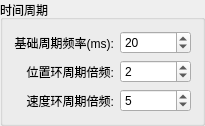
            <widget class="QGroupBox" name="groupBox_3">
             <property name="title">
              <string>时间周期</string>
             </property>
             <layout class="QHBoxLayout" name="horizontalLayout_52">
              <item>
               <layout class="QVBoxLayout" name="verticalLayout_37">
                <item>
                 <widget class="QLabel" name="label_18">
                  <property name="sizePolicy">
                   <sizepolicy hsizetype="Preferred" vsizetype="Preferred">
                    <horstretch>0</horstretch>
                    <verstretch>0</verstretch>
                   </sizepolicy>
                  </property>
                  <property name="text">
                   <string>基础周期频率(ms):</string>
                  </property>
                  <property name="alignment">
                   <set>Qt::AlignRight|Qt::AlignTrailing|Qt::AlignVCenter</set>
                  </property>
                 </widget>
                </item>
                <item>
                 <widget class="QLabel" name="label_73">
                  <property name="sizePolicy">
                   <sizepolicy hsizetype="Preferred" vsizetype="Preferred">
                    <horstretch>0</horstretch>
                    <verstretch>0</verstretch>
                   </sizepolicy>
                  </property>
                  <property name="text">
                   <string>位置环周期倍频:</string>
                  </property>
                  <property name="alignment">
                   <set>Qt::AlignRight|Qt::AlignTrailing|Qt::AlignVCenter</set>
                  </property>
                 </widget>
                </item>
                <item>
                 <widget class="QLabel" name="label_74">
                  <property name="sizePolicy">
                   <sizepolicy hsizetype="Preferred" vsizetype="Preferred">
                    <horstretch>0</horstretch>
                    <verstretch>0</verstretch>
                   </sizepolicy>
                  </property>
                  <property name="text">
                   <string>速度环周期倍频:</string>
                  </property>
                  <property name="alignment">
                   <set>Qt::AlignRight|Qt::AlignTrailing|Qt::AlignVCenter</set>
                  </property>
                 </widget>
                </item>
               </layout>
              </item>
              <item>
               <layout class="QVBoxLayout" name="verticalLayout_40">
                <item>
                 <widget class="QSpinBox" name="spinBox_millseconds">
                  <property name="sizePolicy">
                   <sizepolicy hsizetype="Preferred" vsizetype="Fixed">
                    <horstretch>0</horstretch>
                    <verstretch>0</verstretch>
                   </sizepolicy>
                  </property>
                  <property name="minimum">
                   <number>-99999999</number>
                  </property>
                  <property name="maximum">
                   <number>99999999</number>
                  </property>
                  <property name="value">
                   <number>20</number>
                  </property>
                 </widget>
                </item>
                <item>
                 <widget class="QSpinBox" name="spinBox_position_loop_milliseconds_cnt">
                  <property name="sizePolicy">
                   <sizepolicy hsizetype="Preferred" vsizetype="Fixed">
                    <horstretch>0</horstretch>
                    <verstretch>0</verstretch>
                   </sizepolicy>
                  </property>
                  <property name="minimum">
                   <number>-99999999</number>
                  </property>
                  <property name="maximum">
                   <number>99999999</number>
                  </property>
                  <property name="value">
                   <number>2</number>
                  </property>
                 </widget>
                </item>
                <item>
                 <widget class="QSpinBox" name="spinBox_speed_loop_milliseconds_cnt">
                  <property name="sizePolicy">
                   <sizepolicy hsizetype="Preferred" vsizetype="Fixed">
                    <horstretch>0</horstretch>
                    <verstretch>0</verstretch>
                   </sizepolicy>
                  </property>
                  <property name="minimum">
                   <number>-99999999</number>
                  </property>
                  <property name="maximum">
                   <number>99999999</number>
                  </property>
                  <property name="value">
                   <number>5</number>
                  </property>
                 </widget>
                </item>
               </layout>
              </item>
             </layout>
            </widget>
